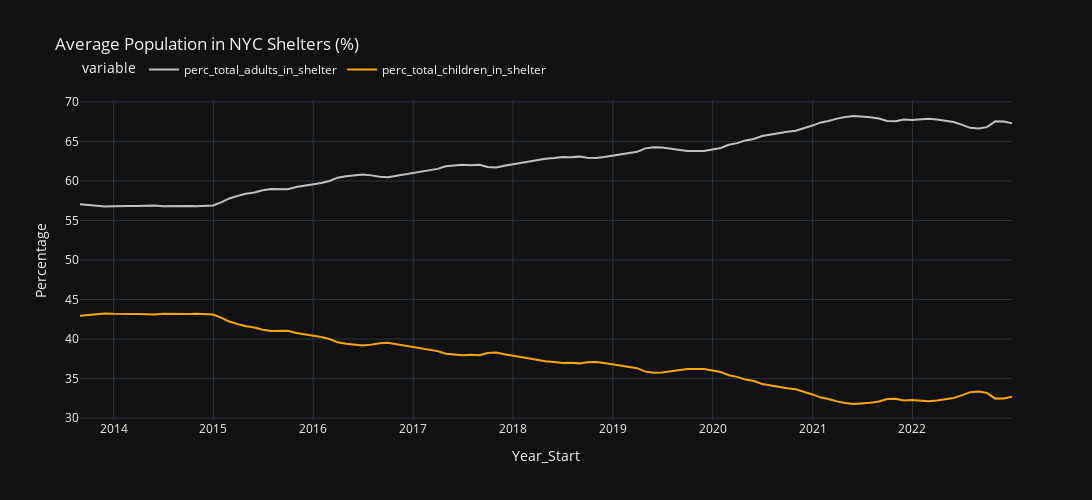

Notebook code cell kept with this figure:
### Code cell
desired_columns = [0,1,2,3,4,5,6,7,8,9,10]
start_date = datetime(2013, 1, 1)
end_date = datetime(2022, 12, 31)

# Convert index values to datetime
filtered_data = get_columns(monthly_avg_df,desired_columns)

# Apply date filter
filtered_data = filtered_data[filtered_data.index.to_series().apply(get_date, start_date=start_date, end_date=end_date)]
filtered_data.reset_index(inplace=True)
filtered_data

# Set the template to 'plotly_dark'
#pio.templates.default = "plotly_dark"

# Create the line chart
fig = px.line(filtered_data, x='date_of_census', y=['perc_total_adults_in_shelter', 'perc_total_children_in_shelter'],
             color_discrete_sequence=['silver', 'orange'],
             labels={'date_of_census': 'Year_Start', 'value': 'Percentage'},
             title='Average Population in NYC Shelters (%)',
             width=1500,  # Set the desired width of the figure
             height=500  # Set the desired height of the figure
             )

# Add the second y-axis
fig.update_traces(yaxis="y")

# Add data labels
texts = [filtered_data['perc_total_adults_in_shelter'].apply(lambda x: f'{round(x)}%'),
         filtered_data['perc_total_children_in_shelter'].apply(lambda x: f'{round(x)}%')]
for i, t in enumerate(texts):
    fig.data[i].text = t

# Customize the layout if needed
fig.update_layout(xaxis_tickangle=0,
                  legend=dict(orientation='h', yanchor='bottom', y=1.05, xanchor='left', x=0),
                  xaxis=dict(tickmode='auto', tickformat='%Y'),
                  yaxis=dict(title='Percentage', side='left'),  # Set side='left' for the first y-axis
                  )

# Display the plot
fig.show()
